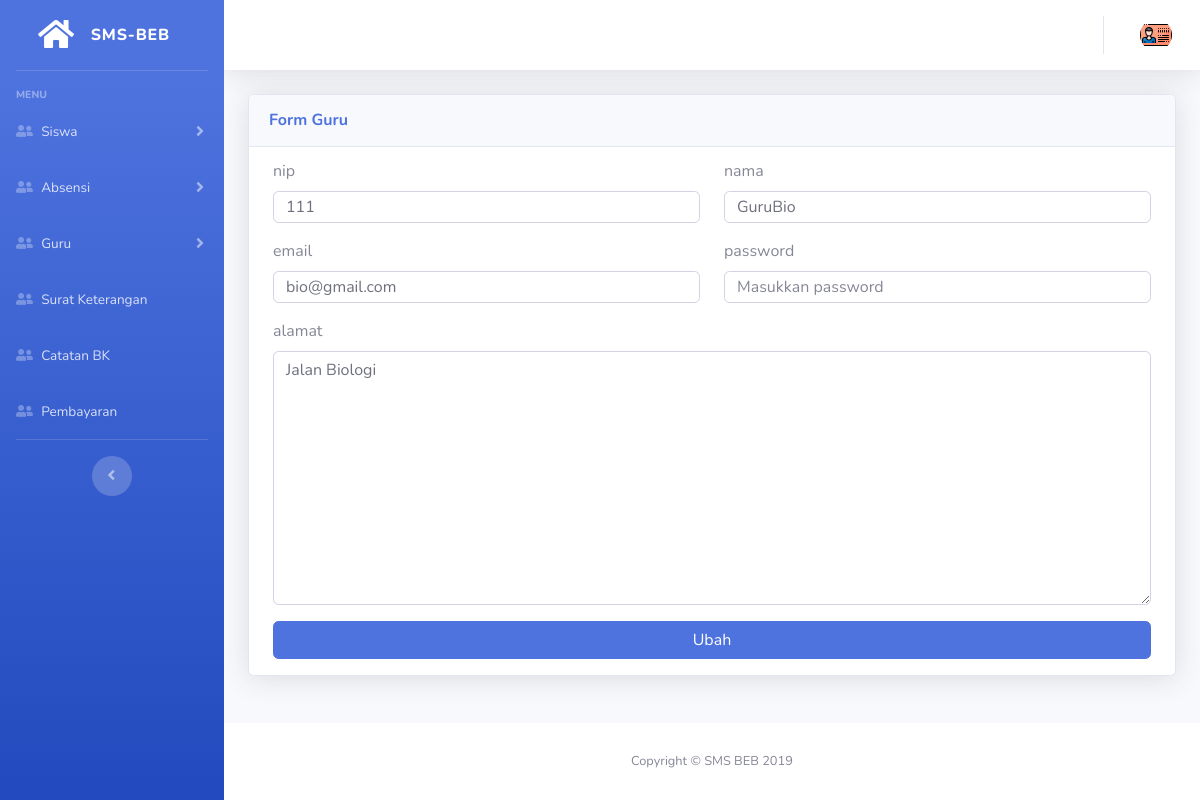
Page /dashboard/guru/edit/4 on the committed database.
### tables this page shows
CREATE TABLE `tb_guru` (
  `id` int(6) NOT NULL,
  `nip` int(10) NOT NULL,
  `nama` varchar(50) NOT NULL,
  `email` varchar(30) NOT NULL,
  `password` varchar(32) NOT NULL,
  `alamat` varchar(50) NOT NULL
);

### application/views/backend/layout/content.php (called while the page is built)
<?php
include str_replace("system", "application/views/backend/content", BASEPATH)."/$content.php";
 ?>

### application/controllers/dashboard/Guru.php (called while the page is built, shortened)
<?php
class Guru extends CI_Controller {
	function __construct()
  	{
		$this->low = "tb_guru";
		$this->cap = "Guru";
    }
	public function edit($id){
		$data['title'] = "Ubah $this->cap";
		$data['content'] = "$this->low/_form";
		$data['type'] = 'Ubah';
		$data['data'] = $this->db->get_where("$this->low", ['id' => $id])->row_array();
		$this->load->view('backend/index',$data);
	}
}

### index.php (called while the page is built, shortened)
<?php
require_once BASEPATH.'core/CodeIgniter.php';

### application/helpers/input_helper.php (called while the page is built, shortened)
<?php
class Input_helper
{
	public static function postOrOr($index, $a = '', $b = '')
	{
		if(isset($_POST[$index]) && $_POST[$index]!='')
			return $_POST[$index];
		else if(isset($a))
			return $a;
		return $b;
	}
}

### application/views/backend/content/tb_guru/_form.php (the view, shortened to what this page needs)
<div class="container-fluid">
        <div class="card shadow mb-4">
            <div class="card-header py-3">
                <h6 class="m-0 font-weight-bold text-primary datatable">Form Guru</h6>
            </div>
            <div class="container" style="margin-top:12px;">
                <form method="post" action="" enctype="multipart/form-data">
                    <div class="row">
                        <div class="form-group col-md-6">
                            <label for="">nip</label>
                            <input type="text" name="nip" id="nip" placeholder="Masukkan nip" class="form-control" value="<?= Input_Helper::postOrOr('nip', $data['nip']) ?>">
                        </div>
                        <div class="form-group col-md-6">
                            <label for="">nama</label>
                            <input type="text" name="nama" placeholder="Masukkan nama" class="form-control" value="<?= Input_Helper::postOrOr('nama', $data['nama']) ?>">
                        </div>
                        <div class="form-group col-md-6">
                            <label for="">email</label>
                            <input type="email" name="email" placeholder="Masukkan email" class="form-control" value="<?= Input_Helper::postOrOr('email', $data['email']) ?>">
                        </div>
                        <div class="form-group col-md-6">
                            <label for="">password</label>
                            <input type="password" name="password" placeholder="Masukkan password" class="form-control">
                        </div>
                        <div class="form-group col-md-12">
                            <label for="">alamat</label>
                            <textarea name="alamat" id="" class="form-control" cols="30" rows="10"><?= Input_Helper::postOrOr('alamat', $data['alamat']) ?></textarea>
                        </div>
                    </div>
                    <div class="form-group">
                    <input type="submit"  value="<?= ($type == "add" ? "Tambah" : "Ubah") ?>" class="btn btn-primary btn-block">
                    </div>
                </form>
            </div>
        </div>
    </div>

### assets/css/custom.css (style rules this page uses)
.btn { margin-bottom: 2px; }
.form-control { height: 32px; }
.container { width: 100% }

### rows in the picture
tb_guru: nip "111", nama "GuruBio", email "bio@gmail.com", alamat "Jalan Biologi"
